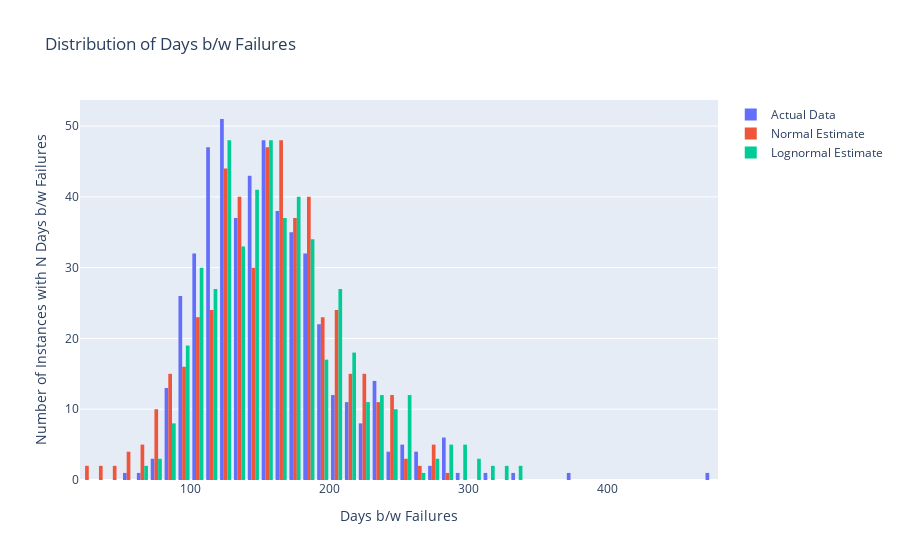

Notebook code cell kept with this figure:
### Code cell
# estimate parameters for gaussian
lognormal_mean = 5.03
lognormal_sigma = 0.30

lognormal_samples = np.random.lognormal(
    mean=lognormal_mean,
    sigma=lognormal_sigma,
    size=n_points,
)

fig = visualize(
    lognormal_samples,
    fig=fig,
    fig_title="Distribution of Days b/w Failures",
    x_title="Days b/w Failures",
    y_title="Number of Instances with N Days b/w Failures",
    trace_name="Lognormal Estimate"
)
fig.show()

### Figure 1 — Plotly figure (JSON) as saved in the notebook; plotly's stock layout.template omitted (floating-point values rounded to 4 significant figures; data arrays with more than 128 entries replaced by an {"elided": "..."} marker saying what was removed)
{"data": [{"name": "Actual Data", "type": "histogram", "x": {"elided": "500 float values"}}, {"name": "Normal Estimate", "type": "histogram", "x": {"elided": "500 float values"}}, {"name": "Lognormal Estimate", "type": "histogram", "x": {"elided": "500 float values"}}], "layout": {"title": {"text": "Distribution of Days b/w Failures"}, "xaxis": {"title": {"text": "Days b/w Failures"}}, "yaxis": {"title": {"text": "Number of Instances with N Days b/w Failures"}}}}
